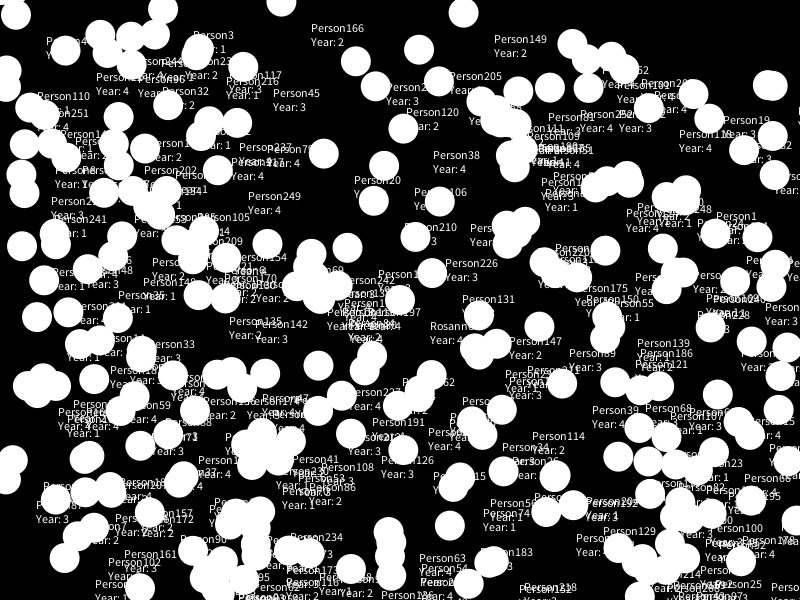
Frame 1 (no input)
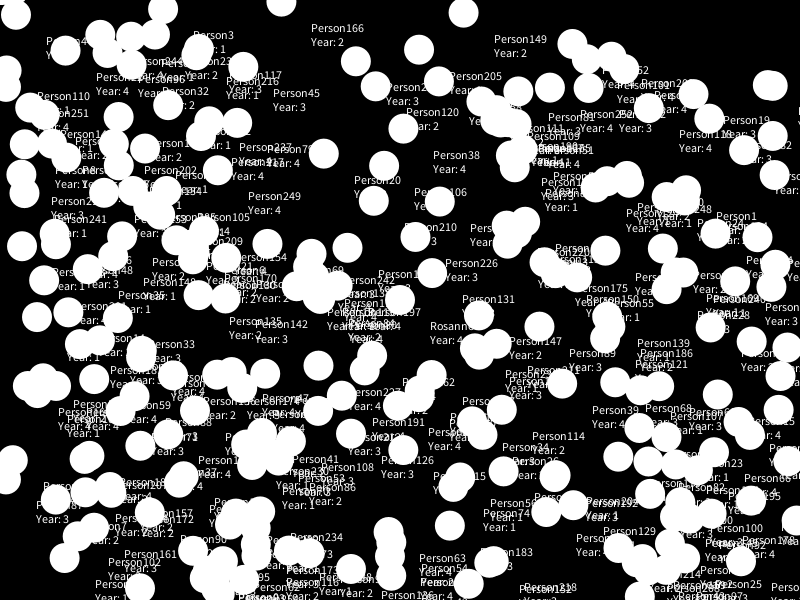
Frame 60 (the mouse pressed at the canvas centre just before this capture)
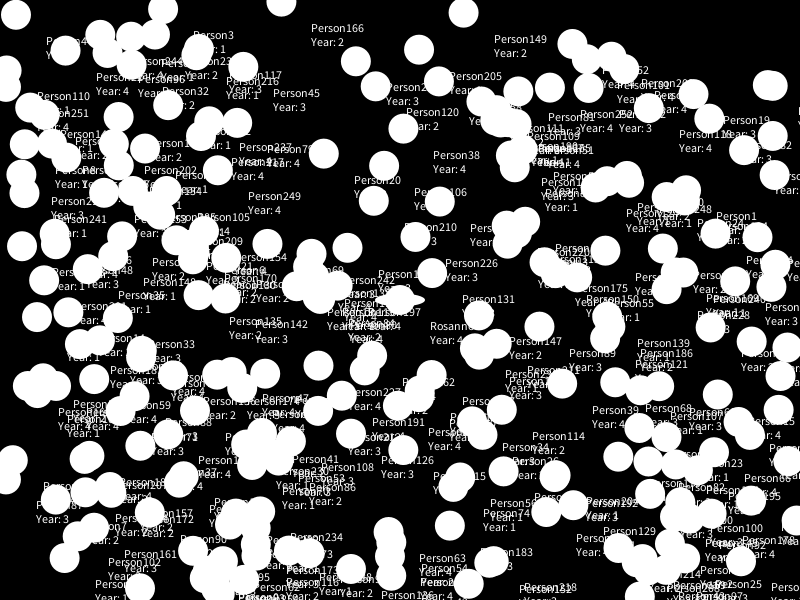
Frame 120 (the mouse held since frame 60 and released just before this capture)

The Processing sketch that drew these frames (run headless with seeded random() and noise(); from frame 60 on, the mouse is pressed at the canvas centre):

// Processing sketch: tutorial_1
// ── tutorial_1.pde
//step 1: create //allocate memory for ur person [global]
ArrayList<Person> people;
Person Rosanne;

//runs once
void setup(){
  size(800,600);
  
  people = new ArrayList<Person>();
  //begin node definitions. 
  Rosanne = new Person("Rosanne", "4");
  //fill the arrayList
  for(int i=0; i<255; i++){
    Person p =  new Person("Person" +i, str(int(random(1,5))));
    p.randomLocation();
    people.add(p);
  }
  //background(0);// if u define it here your background will be stagnant
  //background(255);
}
//humans cannot comprehend more than 60fps so fps
void draw(){
  background(0);
  fill(255);
  //ellipse(x,y,length, height)
  ellipse(mouseX,mouseY,50,10+mouseY/100);
  
 //draw rosanne
 Rosanne.drawPerson();
 
 for(Person p: people){
   p.drawPerson();
 }
}

// ── Connection.pde
//represents the Connection between too people/
class Connection{
}

// ── Person.pde
// THe person class will define people in out class

class Person{
  String name;
  String year;
  PVector screenLocation; //special processing type defs a vector
  
  Person(String _name, String _year){
    name = _name;
    year = _year;
    screenLocation = new PVector(width/2,height/2);//width& height auto return values of coordinates
  }
  void randomLocation(){
    screenLocation = new PVector(random(width), random(height));
  }
  void drawPerson(){
    noStroke();// No Circle outline
    fill(255); //fill white 
    ellipse(screenLocation.x, screenLocation.y,30,30);
    text(name+ "\n" + "Year: "+ year, screenLocation.x+30, screenLocation.y+30);
  }
  
}
